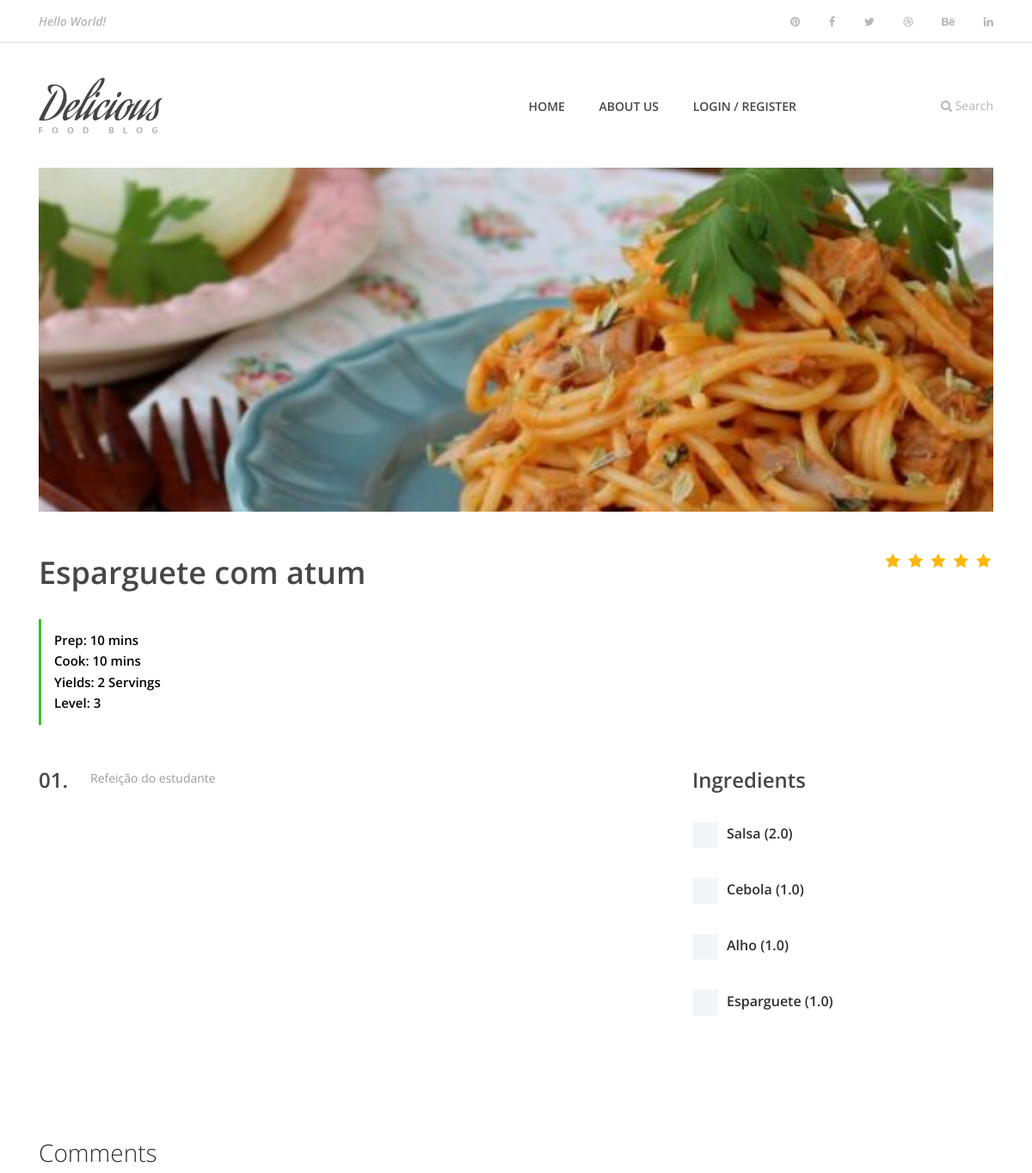
/recipepost/3 (upper part), run on an earlier commit of the app's database.
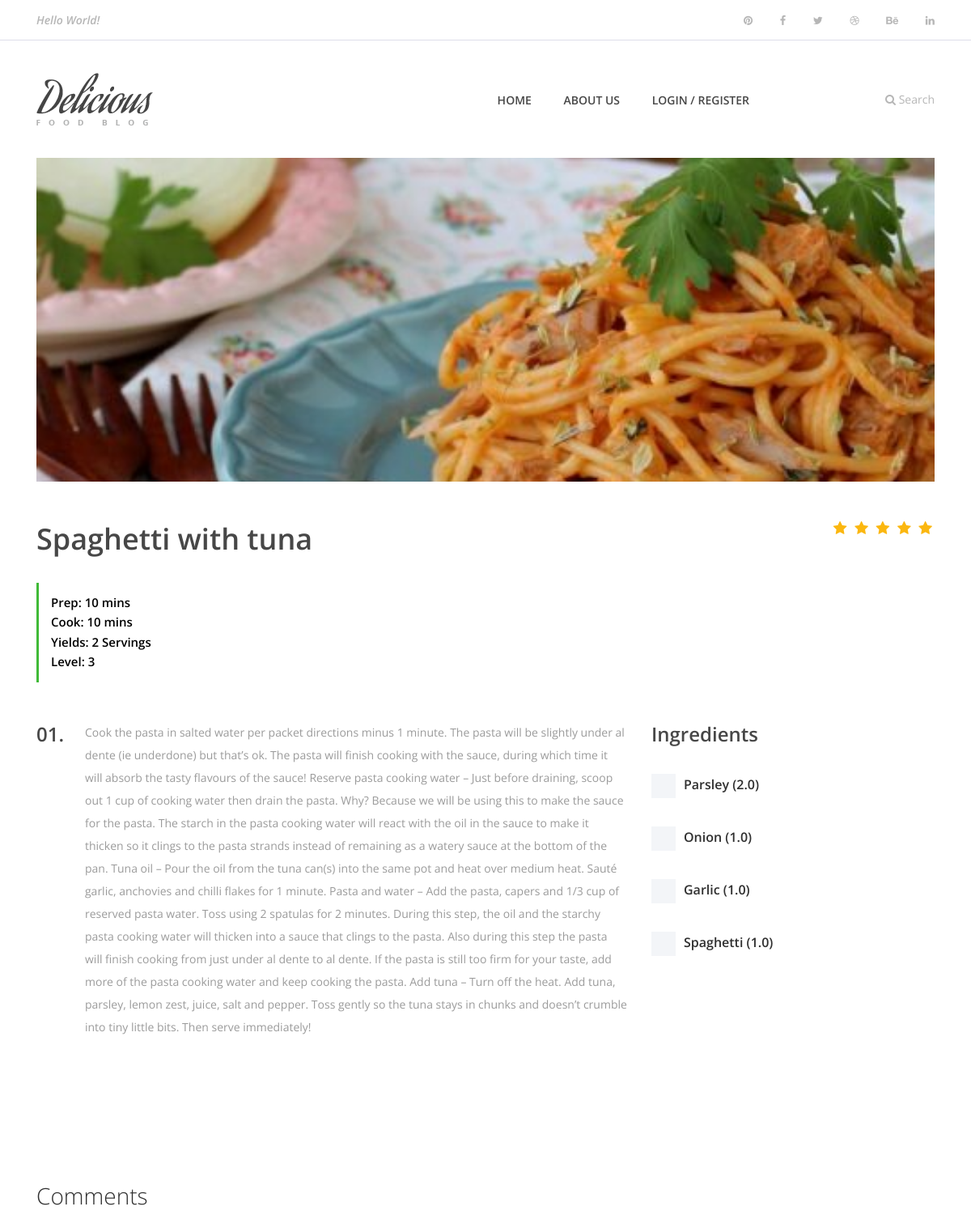
And on a later commit of the database.
### app/models.py (models this page shows, shortened)
class Receita(models.Model):
    user = models.ForeignKey(User, on_delete=models.SET_NULL, null=True)
    category = models.ForeignKey(Categoria, on_delete=models.SET_NULL, null=True)
    name = models.CharField(max_length=200)
    description = models.TextField(null=True, blank=True) # ambos os valores podem etar vazios
    tempoPreparacao = models.IntegerField(null=True, blank=True)
    tempoCozinhar = models.IntegerField(null=True, blank=True)
    quantidadePessoas = models.IntegerField(null=True, blank=True)
    nivel = models.IntegerField(null=True, blank=True)
    imagem = models.ImageField(upload_to='static/img',null=True, blank=True)  # 'upload_to' define o diretório de armazenamento
    ingredients = models.ManyToManyField(Ingrediente, through='ReceitaIngrediente')
    updated = models.DateTimeField(auto_now=True)
    created = models.DateTimeField(auto_now_add=True)
    class Meta:
        ordering = ['-updated', '-created']

class ReceitaIngrediente(models.Model):
    receita = models.ForeignKey(Receita, on_delete=models.CASCADE)
    ingrediente = models.ForeignKey(Ingrediente, on_delete=models.CASCADE)
    quantidade = models.FloatField(default=1.0)

class Ingrediente(models.Model):
    nome = models.CharField(max_length=255)
    categoria = models.ForeignKey(CategoriaIngrediente, on_delete=models.SET_NULL, null=True)
    icon = models.CharField(max_length=255,null=True, blank=True)
    calorias = models.IntegerField(null=True, blank=True)

### app/views.py (the view)
# urls.py: path('recipepost/<int:id>', views.recipepost, name='recipepost'),
def recipepost(request, id):
    receita = Receita.objects.get(id=id)
    avaliacoes = Avaliacao.objects.filter(receita=receita)
    media_avaliacoes = Avaliacao.objects.filter(receita__id=id).aggregate(media=Avg('clasificacao'))['media']
    user_fridge = []
    if request.user.is_authenticated:
        user_fridge = Frigorifico.objects.filter(user=request.user).values_list('ingredient', flat=True)
    if request.method == 'POST':
        form = ComentarioForm(request.POST)
        if form.is_valid():
            comentario = form.save(commit=False)
            comentario.user = request.user
            comentario.receita = receita
            comentario.data = timezone.now()
            comentario.save()
    else:
        form = ComentarioForm()
    return render(request,'recipe-post.html', {'receita': receita, 'avaliacoes': avaliacoes, 'media_avaliacoes': media_avaliacoes, 'form': form, 'user_fridge': user_fridge})

### app/templates/recipe-post.html (shortened to what this page needs)
{% extends 'main.html' %}
{% load static %}
{% block content %}
    <div class="receipe-post-area">
        <div class="container">
            <div class="row">
                <div class="col-12">
                    <div class="receipe-slider owl-carousel owl-not-carousel" style="display: block;">
                        {% if receita.imagem %}
                            <img src="{{ receita.imagem.url }}" alt="" style="object-fit: cover; height: 400px; width: 100%">
                        {% else %}
                            <img src="{% static "img/blog-img/1.jpg" %}" alt="" style="object-fit: cover; height: 400px; width: 100%">
                        {% endif %}
                    </div>
                </div>
            </div>
        </div>
        <div class="receipe-content-area">
            <div class="container">
                <div class="row">
                    <div class="col-12 col-md-8">
                        <div class="receipe-headline my-5">
                            <h2>{{receita.name}}</h2>
                            <div class="receipe-duration">
                                <h6>Prep: {{receita.tempoPreparacao}} mins</h6>
                                <h6>Cook: {{receita.tempoCozinhar}} mins</h6>
                                <h6>Yields: {{receita.quantidadePessoas}} Servings</h6>
                                <h6>Level: {{receita.nivel}}</h6>
                            </div>
                        </div>
                    </div>
                    <div class="col-12 col-md-4">
                        <div class="receipe-ratings text-right my-5">
                            <div class="ratings">
                                {% for i in "xxxxx" %}
                                    {% if forloop.counter <= media_avaliacoes %}
                                        <i class="fa fa-star" aria-hidden="true"></i>
                                    {% else %}
                                        <i class="fa fa-star-o" aria-hidden="true"></i>
                                    {% endif %}
                                {% endfor %}
                            </div>
                        </div>
                    </div>
                </div>
                <div class="row">
                    <div class="col-12 col-lg-8">
                        <div class="single-preparation-step d-flex">
                            <h4>01.</h4>
                            <p>{{receita.description}}</p>
                        </div>
                    </div>
                    <div class="col-12 col-lg-4">
                        <div class="ingredients">
                            <h4>Ingredients</h4>
                            {% for ingredientes in receita.receitaingrediente_set.all %}
                                <div class="custom-control custom-checkbox">
                                    <label class="custom-control-label" for="customCheck{{ forloop.counter }}">
                                        {{ ingredientes.ingrediente.nome }} ({{ ingredientes.quantidade }})
                                    </label>
                                </div>
                            {% endfor %}
                        </div>
                    </div>
                </div>
                <div style="display: flex ;align-content: center; padding-top: 30px; padding-bottom: 30px">
                </div>
                <div class="comments-box" style="padding-top:50px; padding-bottom:50px;">
                    <h3>Comments</h3>
                </div>
            </div>
        </div>
    </div>
    {% endblock content %}

What changed in the data, as far as the page shows it:
changed Receita: name "Esparguete com atum" → "Spaghetti with tuna"; description "Refeição do estudante" → "Cook the pasta in salted water per packet directions minus 1 minute. The pasta will be slightly under al dente (ie underdone) but that’s ok. The pasta will finish cooking with the sauce, during which time it will absorb the tasty flavours of the sauce! Reserve pasta cooking water – Just before draining, scoop out 1 cup of cooking water then drain the pasta. Why? Because we will be using this to make the sauce for the pasta. The starch in the pasta cooking water will react with the oil in the sauce to make it thicken so it clings to the pasta strands instead of remaining as a watery sauce at the bottom of the pan. Tuna oil – Pour the oil from the tuna can(s) into the same pot and heat over…"
changed through a linked row, ReceitaIngrediente: ingrediente.nome "Salsa" → "Parsley"
changed through a linked row, ReceitaIngrediente: ingrediente.nome "Cebola" → "Onion"
changed through a linked row, ReceitaIngrediente: ingrediente.nome "Alho" → "Garlic"
changed through a linked row, ReceitaIngrediente: ingrediente.nome "Esparguete" → "Spaghetti"
